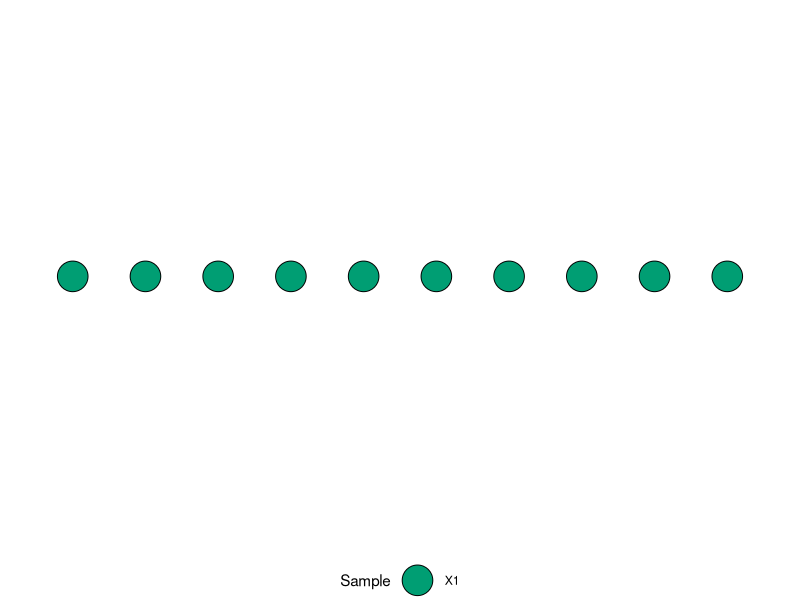
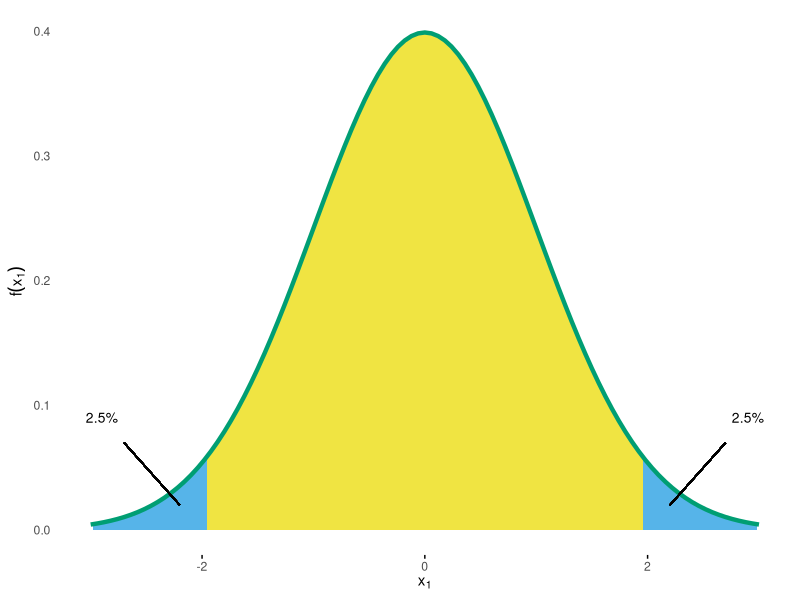
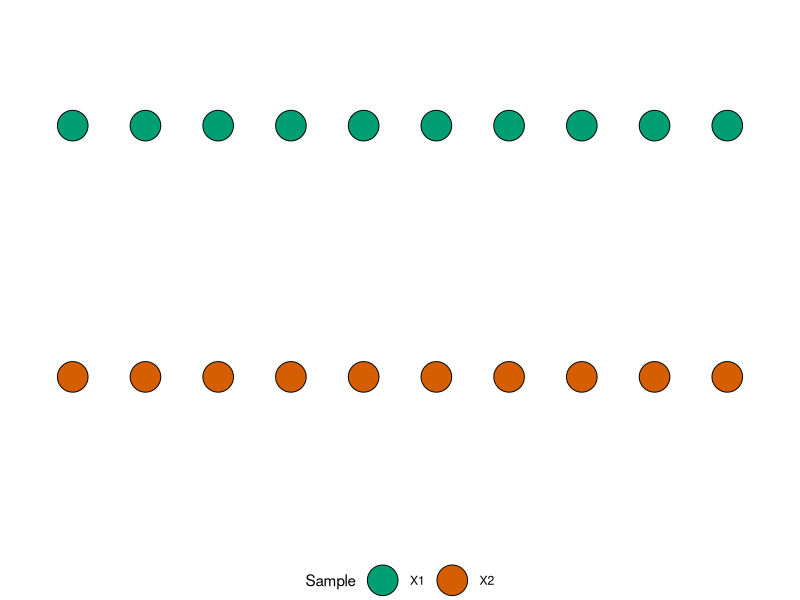
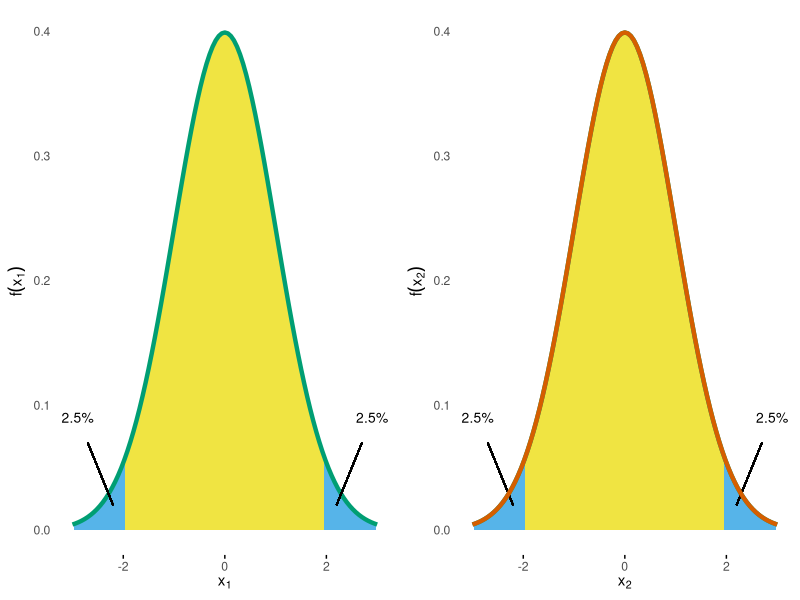
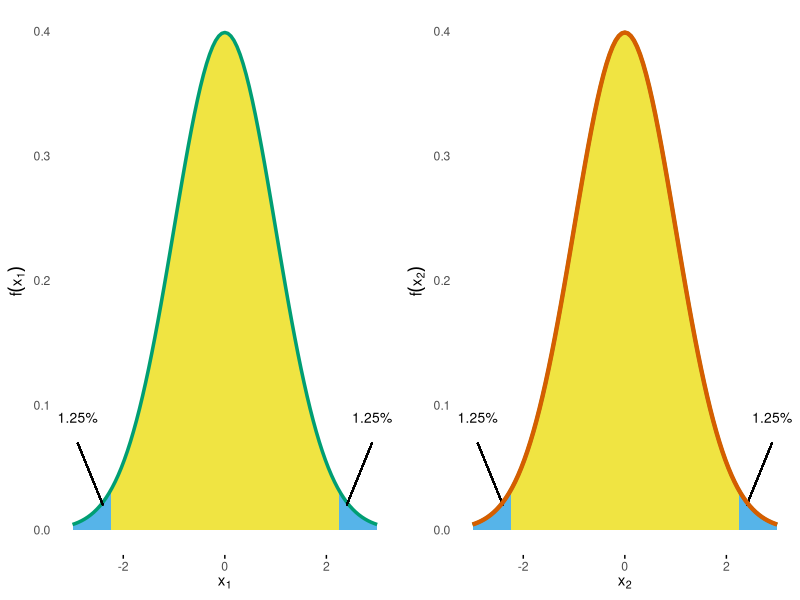
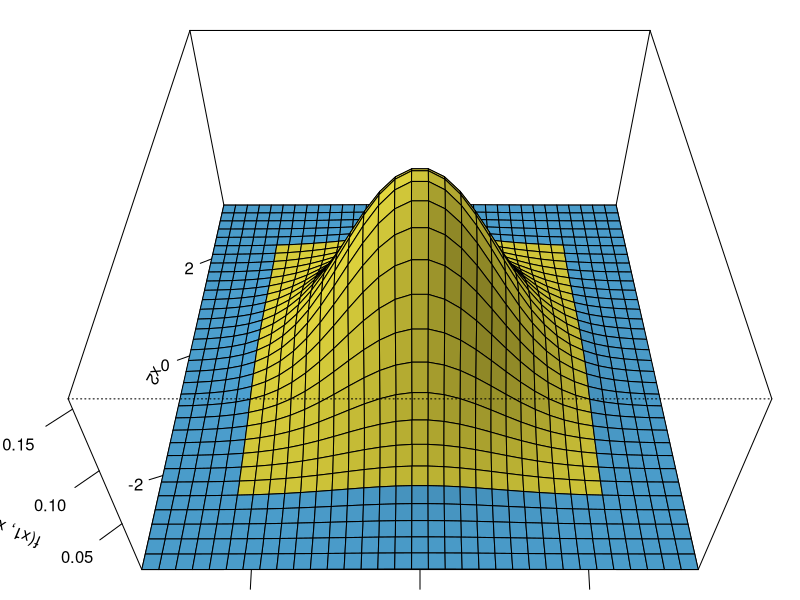
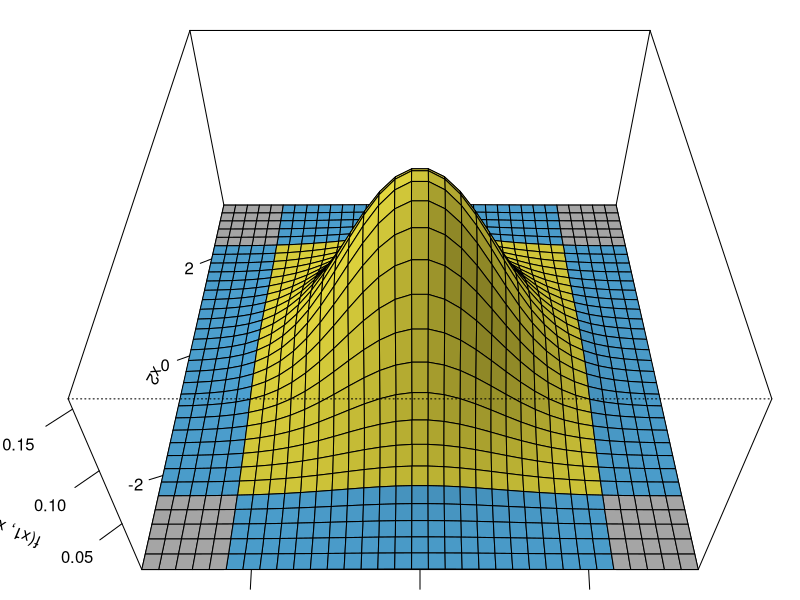
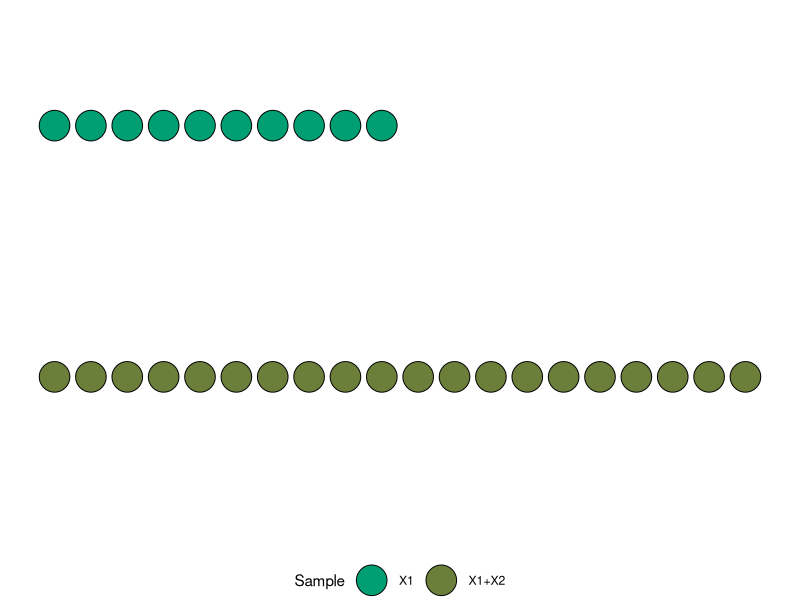

Reproduce these figures in R, in order. (Note: this script raises an error after producing the figures.)
## ---- chunk 1
library(knitr)
library("ggplot2")

knitr::opts_chunk$set(
  comment = "#",
  prompt = F,
  tidy = FALSE,
  cache = FALSE,
  collapse = T,
  echo = FALSE,
  dpi = 300,
  fig.width = 5, fig.height = 5
)

okabe_palette <- c('orange' = "#E69F00",
                   'sky blue' = "#56B4E9",
                   'bluish green' = "#009E73",
                   'yellow' = "#F0E442",
                   'blue' = "#0072B2",
                   'vermillion' = "#D55E00",
                   'reddish purple' = "#CC79A7")

options(width = 100L, digits = 10)
## ---- chunk 2
fill_colors = c(X1 = okabe_palette[["bluish green"]],
                X2 = okabe_palette[["vermillion"]],
                "X1+X2" = "#6B7E3A")

data  = data.frame(x = c(1:10, 1:10, 1:20),
                   y = c(rep(2, 10), rep(1.5, 10), rep(1.5, 20)),
                   Sample = c(rep("X1", 10), rep("X2", 10), rep("X1+X2", 20))
)
## ---- chunk 3
dat = data[1:10, ]
ggplot(dat, aes(x = x, y = y)) +
    geom_point(size = 10, shape = 21, aes(fill = Sample)) +
    scale_fill_manual(values = fill_colors[1]) +
    lims(x = c(0.5, 10.5), y = c(2, 2)) +
    theme_void() +
    theme(legend.position = "bottom")

## ---- chunk 4
fig.cap = "Standard Normal Density with critial bounds marking 5% significance level."

blue = okabe_palette[["sky blue"]]
yellow = okabe_palette[["yellow"]]


crit = qnorm(1 - 0.025)
probLabel = paste0(pnorm(-crit)*100, "%")
x = seq(-3, 3, by = 0.01)

normalDensPlot = 
    ggplot(data.frame(x = x), aes(x = x)) +
    stat_function(fun = dnorm, geom = "area", fill = blue, xlim = c(-4, -crit)) +
    stat_function(fun = dnorm, geom = "area", fill = yellow, xlim = c(-crit, crit)) +
    stat_function(fun = dnorm, geom = "area", fill = blue, xlim = c(crit, 4)) +
    stat_function(fun = dnorm, color = okabe_palette[["bluish green"]], size = 1.5) +
    geom_segment(x = 2.2, xend = 2.7, y = 0.02, yend = 0.07) +
    geom_segment(x = -2.2, xend = -2.7, y = 0.02, yend = 0.07) +
    annotate("text", label = probLabel, x = 2.9, y = 0.09, size = 3.5) +
    annotate("text", label = probLabel, x = -2.9, y = 0.09, size = 3.5) +
    lims(x = range(x)) +
    labs(x = expression(x[1]), 
         y = expression(f(x[1]))) +
    theme_minimal() +
    theme(panel.grid.major = element_blank(),
          panel.grid.minor = element_blank(),
          axis.ticks.x = element_line())

normalDensPlot
## ---- chunk 5
qnorm(0.025)
## ---- chunk 6
dat = data[1:20, ]
ggplot(dat, aes(x = x, y = y)) +
    geom_point(size = 10, shape = 21, aes(fill = Sample)) +
    scale_fill_manual(values = fill_colors[1:2]) +
    lims(x = c(0.5, 10.5), y = c(1.2, 2.2)) +
    theme_void() +
    theme(legend.position = "bottom")

## ---- chunk 7
normalDensPlotX2 = normalDensPlot + 
    labs(x = expression(x[2]), y = expression(f(x[2]))) +
    stat_function(fun = dnorm, color = okabe_palette[["vermillion"]], size = 1.5)
gridExtra::grid.arrange(normalDensPlot, normalDensPlotX2, nrow = 1)
## ---- chunk 8
qnorm(0.025/2)
## ---- chunk 9
fig.cap = "Standard Normal Density with critial bounds marking 5% significance level."

blue = okabe_palette[["sky blue"]]
yellow = okabe_palette[["yellow"]]

crit = qnorm(1 - 0.025/2)
probLabel = paste0(pnorm(-crit)*100, "%")
x = seq(-3, 3, by = 0.01)

normalDensPlotAdj = 
    ggplot(data.frame(x = x), aes(x = x)) +
    stat_function(fun = dnorm, geom = "area", fill = blue, xlim = c(-4, -crit)) +
    stat_function(fun = dnorm, geom = "area", fill = yellow, xlim = c(-crit, crit)) +
    stat_function(fun = dnorm, geom = "area", fill = blue, xlim = c(crit, 4)) +
    stat_function(fun = dnorm, color = okabe_palette[["bluish green"]], size = 1.2) +
    geom_segment(x = 2.2+.2, xend = 2.7+.2, y = 0.02, yend = 0.07) +
    geom_segment(x = -2.2-.2, xend = -2.7-.2, y = 0.02, yend = 0.07) +
    annotate("text", label = probLabel, x = 2.9, y = 0.09, size = 3.5) +
    annotate("text", label = probLabel, x = -2.9, y = 0.09, size = 3.5) +
    lims(x = range(x)) +
    labs(x = expression(x[1]), 
         y = expression(f(x[1]))) +
    theme_minimal() +
    theme(panel.grid.major = element_blank(),
          panel.grid.minor = element_blank(),
          axis.ticks.x = element_line())
## ---- chunk 10
normalDensPlotX2Adj = normalDensPlotAdj + 
    labs(x = expression(x[2]), y = expression(f(x[2]))) +
    stat_function(fun = dnorm, color = okabe_palette[["vermillion"]], size = 1.5)
gridExtra::grid.arrange(normalDensPlotAdj, normalDensPlotX2Adj, nrow = 1)
## ---- chunk 11
alpha = 0.05
alpha.Bonf = alpha / 2
alpha.Sidak = 1 - (1-alpha)^(1/2)

crit.Bonf = -rep(qnorm(alpha.Bonf / 2), 2)
crit.Sidak = -rep(qnorm(alpha.Sidak / 2), 2)
## ---- chunk 12
mu = 0
Mean = c(mu, mu)
covariance = 0
Sigma0 = matrix(c(1, rep(covariance, 2), 1), 2)


width = 6.6
binwidth = 0.2
x1 = x2 = seq(from = mu - width/2, to = mu + width/2, by = binwidth)
grid = expand.grid(x1, x2)

z = mvtnorm::dmvnorm(grid, mean = Mean, sigma = Sigma0)
zmat = matrix(z, ncol = length(x1))

grid.col = expand.grid(x1[-1] - binwidth/2, x2[-1] - binwidth/2)
gc1 = grid.col[, 1]
gc2 = grid.col[, 2]

crit = crit.Sidak
get_color = Vectorize(function(x1, x2) {
    if (x1 < -crit[1] || x1 > crit[1] || x2 < -crit[2] || x2 > crit[2])
        blue else yellow
})

plot_normal_dens_2d = function(zmat, ...) {
    persp(x1, x2, zmat,
          expand = 0.5,
          lphi = 0,
          xlab = "x1",
          ylab = "x2\n",
          zlab = "f(x1, x2)",
          shade = 0.2,
          ticktype = "detailed",
          ...)
}
## ---- chunk 13
op = par(mar = c(0, 2, 0, 0))
plot_normal_dens_2d(zmat, phi = 45, col = get_color(gc1, gc2))
par(op)
## ---- chunk 14
crit.Bonf = -rep(qnorm(alpha.Bonf / 2), 2)
crit.Sidak = -rep(qnorm(alpha.Sidak / 2), 2)

crit = crit.Bonf
crit = crit.Sidak

calc2Dprob = function(crit, sigma) {
    calc_prob = function(lower, upper) {
        as.numeric(mvtnorm::pmvnorm(lower = lower, upper = upper, sigma = sigma))
    }
        
    left_stripe = calc_prob(lower = c(-Inf, -Inf), upper = c(-crit[1], Inf))
    lower_rectangle = calc_prob(lower = c(-crit[1], -Inf), upper = c(crit[1], -crit[2]))
    2 * left_stripe + 2 * lower_rectangle # return two-sided prob
}

p.edge = as.numeric(mvtnorm::pmvnorm(lower = c(-Inf, -Inf), 
                                     upper = c(-crit[1], -crit[2]), 
                                     sigma = Sigma0))


p2D.Bonf = calc2Dprob(crit.Bonf, sigma = Sigma0)
p2D.Sidak = calc2Dprob(crit.Sidak, sigma = Sigma0)
## ---- chunk 15
orange = okabe_palette[["orange"]]
crit = crit.Sidak
get_color_edges = Vectorize(function(x1, x2) {
    # Make edges grey
    if (x1 < -crit[1] && x2 < -crit[2] ||
        x1 < -crit[1] && x2 >  crit[2] ||
        x1 >  crit[1] && x2 < -crit[2] ||
        x1 >  crit[1] && x2 >  crit[2])
        return("grey")
    
    if (x1 < -crit[1] || x1 > crit[1] || x2 < -crit[2] || x2 > crit[2])
        blue else yellow
})

op = par(mar = c(0, 2, 0, 0))
plot_normal_dens_2d(zmat, phi = 45, col = get_color_edges(gc1, gc2))
par(op)
## ---- chunk 16
dat = data[c(1:10, 21:40), ]

ggplot(dat, aes(x = x, y = y)) +
    geom_point(size = 10, shape = 21, aes(fill = Sample)) +
    scale_fill_manual(values = fill_colors[c(1, 3)]) +
    lims(x = c(0.5, 20.5), y = c(1.2, 2.2)) +
    theme_void() +
    theme(legend.position = "bottom")

## ---- chunk 17
normalDensPlotX2Adj = normalDensPlotAdj + 
    labs(x = expression(x[2]), y = expression(f(x[2]))) +
    stat_function(fun = dnorm, color = fill_colors[3], size = 1.5)
gridExtra::grid.arrange(normalDensPlotAdj, normalDensPlotX2Adj, nrow = 1)
## ---- chunk 18
mu = 0
Mean = c(mu, mu)
covariance = sqrt(0.5)
Sigma = matrix(c(1, rep(covariance, 2), 1), 2)

z = mvtnorm::dmvnorm(grid, mean = Mean, sigma = Sigma)
zmat = matrix(z, ncol = length(x1))
## ---- chunk 19
op = par(mar = rep(.1, 4))
plot_normal_dens_2d(zmat, phi = 40, col = get_color(gc1, gc2), box = FALSE)
plot_normal_dens_2d(zmat, phi = 65, col = get_color(gc1, gc2), box = FALSE)
plot_normal_dens_2d(zmat, phi = 90, col = get_color(gc1, gc2), box = FALSE)
par(op)
## ---- chunk 20
p2D.Bonf = calc2Dprob(crit.Bonf, sigma = Sigma)
## ---- chunk 21
include_graphics("figures/two-stage-Pocock-bounds.png")
## ---- chunk 22
include_graphics("figures/two-stage-Pocock-bounds-result.png")
## ---- chunk 23
crit.Pocock = rep(2.1783, 2)
p2D.Pocock = calc2Dprob(crit.Pocock, sigma = Sigma)
## ---- chunk 24
n = 100
tt = c(.5, 1)
crit = crit.Pocock
x = seq(0.2, 1.0, length = n)

upperLine = data.frame(x = x, y = crit[1])
lowerLine = data.frame(x = x, y = -crit[1])

upperArea = data.frame(x = x, ymin = upperLine$y, ymax = 3, y = 3)
innerArea = data.frame(x = x, ymin = lowerLine$y, ymax = upperLine$y, y = 0)
lowerArea = data.frame(x = x, ymin = -3, ymax = lowerLine$y, y = -3)

p = ggplot(mapping = aes(x = x, y = y)) +

    geom_ribbon(data = upperArea, aes(x = x, ymin = ymin, ymax = ymax, y = y), fill = blue) +
    geom_ribbon(data = innerArea, aes(x = x, ymin = ymin, ymax = ymax, y = y), fill = yellow) +
    geom_ribbon(data = lowerArea, aes(x = x, ymin = ymin, ymax = ymax, y = y), fill = blue) +

    geom_line(data = upperLine) +
    geom_line(data = lowerLine) +

    geom_point(data = data.frame(x = tt, y =  crit), size = 5, shape = 21, fill = fill_colors[c(1, 3)]) +
    geom_point(data = data.frame(x = tt, y = -crit), size = 5, shape = 21, fill = fill_colors[c(1, 3)]) +

    theme_minimal() +
    labs(x = "Information Rate", y = "Critical Value") +
    lims(y = c(-3, 3)) +
    theme(panel.grid.major = element_blank(),
          panel.grid.minor = element_blank(),
          axis.ticks.x = element_line())

p
## ---- chunk 25

asOBF <- function(t, alpha = 0.05, side = 2) {
  2 * (1 - stats::pnorm((stats::qnorm(1 - (alpha / side)/2)) / sqrt(t)))
}

n = 100
tt = c(.5, 1)

crit.OBF = -qnorm(asOBF(tt))
crit = crit.OBF
x = seq(0.2, 1.0, length = n)

upperLine = data.frame(x = x, y = -qnorm(asOBF(x)))
lowerLine = data.frame(x = x, y = qnorm(asOBF(x)))

upperArea = data.frame(x = x, ymin = upperLine$y, ymax = 6, y = 3)
innerArea = data.frame(x = x, ymin = lowerLine$y, ymax = upperLine$y, y = 0)
lowerArea = data.frame(x = x, ymin = -6, ymax = lowerLine$y, y = -3)

p = ggplot(mapping = aes(x = x, y = y)) +

    geom_ribbon(data = upperArea, aes(x = x, ymin = ymin, ymax = ymax, y = y), fill = blue) +
    geom_ribbon(data = innerArea, aes(x = x, ymin = ymin, ymax = ymax, y = y), fill = yellow) +
    geom_ribbon(data = lowerArea, aes(x = x, ymin = ymin, ymax = ymax, y = y), fill = blue) +

    geom_line(data = upperLine) +
    geom_line(data = lowerLine) +

    geom_point(data = data.frame(x = tt, y =  crit), size = 5, shape = 21, fill = fill_colors[c(1, 3)]) +
    geom_point(data = data.frame(x = tt, y = -crit), size = 5, shape = 21, fill = fill_colors[c(1, 3)]) +

    theme_minimal() +
    labs(x = "Information Rate", y = "Critical Value") +
    lims(y = c(-6, 6)) +
    theme(panel.grid.major = element_blank(),
          panel.grid.minor = element_blank(),
          axis.ticks.x = element_line())

p

## ---- chunk 26
include_graphics("figures/two-stage-OBF-bounds-result.png")
## ---- chunk 27
op = par(mar = rep(1.5, 4))
crit = crit.Pocock
plot_normal_dens_2d(zmat, phi = 80, col = get_color(gc1, gc2))
crit = crit.OBF
plot_normal_dens_2d(zmat, phi = 80, col = get_color(gc1, gc2))
par(op)
## ---- chunk 28

crit = crit.OBF
mu = 0
Mean = c(mu, mu)

Sigma = matrix(c(1, rep(sqrt(0.5), 2), 1), 2)
z = mvtnorm::dmvnorm(grid, mean = Mean, sigma = Sigma)
zmat0.5 = matrix(z, ncol = length(x1))

Sigma = matrix(c(1, rep(sqrt(0.7), 2), 1), 2)
z = mvtnorm::dmvnorm(grid, mean = Mean, sigma = Sigma)
zmat0.7 = matrix(z, ncol = length(x1))

Sigma = matrix(c(1, rep(sqrt(0.9), 2), 1), 2)
z = mvtnorm::dmvnorm(grid, mean = Mean, sigma = Sigma)
zmat0.9 = matrix(z, ncol = length(x1))


op = par(mar = rep(.1, 4))
plot_normal_dens_2d(zmat0.5, phi = 90, col = get_color(gc1, gc2), box = FALSE)
plot_normal_dens_2d(zmat0.7, phi = 90, col = get_color(gc1, gc2), box = FALSE)
plot_normal_dens_2d(zmat0.9, phi = 90, col = get_color(gc1, gc2), box = FALSE)
par(op)
